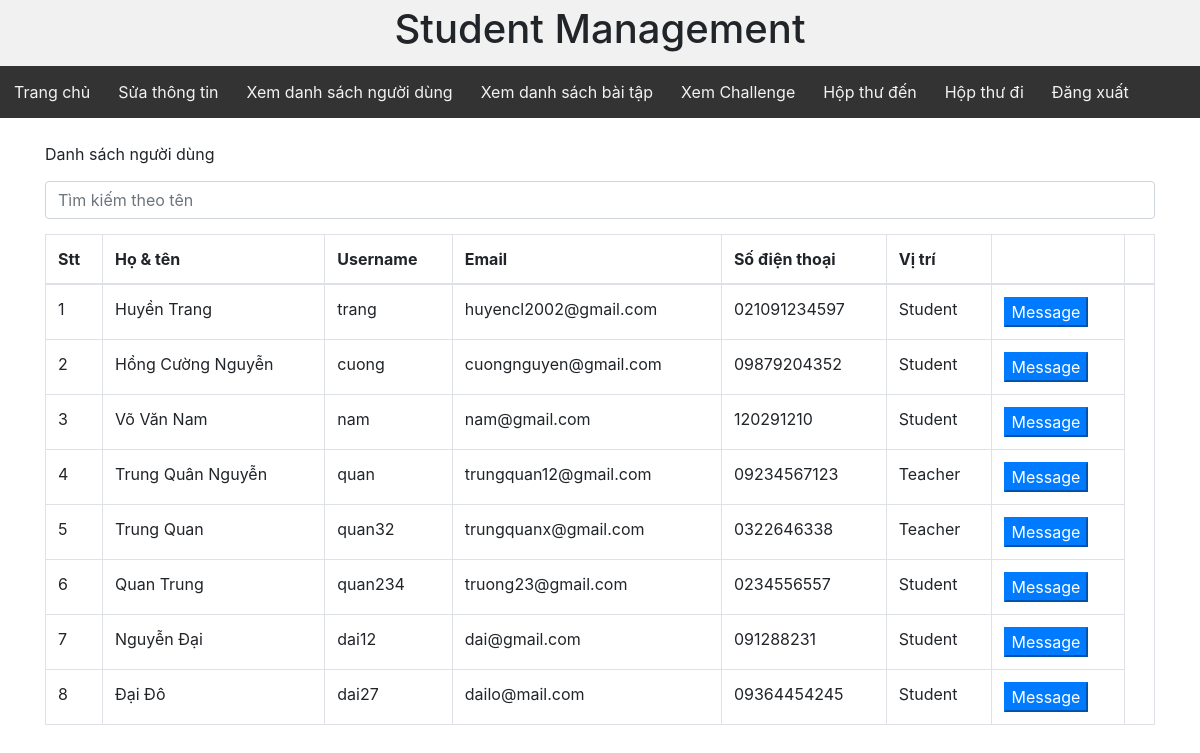
The app's page /viewAllUsers.php?position=Student with its own data.
### tables this page shows
CREATE TABLE `users` (
  `id` int(11) NOT NULL,
  `username` varchar(255) NOT NULL,
  `password` varchar(255) NOT NULL,
  `name` varchar(255) NOT NULL,
  `position` varchar(255) NOT NULL,
  `email` varchar(255) NOT NULL,
  `phone` varchar(15) NOT NULL
);

### dbhelp.php (called while the page is built, shortened)
<?php
function executeResult($sql)
{
    $conn = mysqli_connect('localhost', 'root', '', 'db_studentmanagement');
    $resultset = mysqli_query($conn, $sql);
    $list = [];
    while ($row = mysqli_fetch_array($resultset, 1)) {
        $list[] = $row;
    }
    return $list;
}

### viewAllUsers.php (the view, shortened to what this page needs)
<?php
require('dbhelp.php');
if($_GET['position']=="Student"){
    require('studentHeaderLayout.php');
}
else{
    require('teacherHeaderLayout.php');
}
?>
<!DOCTYPE html>
<html lang="vi">
<head>
    <link rel="stylesheet" href="https://maxcdn.bootstrapcdn.com/bootstrap/4.4.1/css/bootstrap.min.css">
</head>
<body>
<div class="container">
    <div class="panel panel-primary">
        <div class="panel-heading"><br>
            Danh sách người dùng
            <form method="post">
                <input type="text" name="s" class="form-control" style="margin-top: 15px; margin-bottom: 15px;"
                       placeholder="Tìm kiếm theo tên">
            </form>
        </div>
        <div class="panel-body">
            <table class="table table-bordered">
                <thead>
                <tr>
                    <th>Stt</th>
                    <th>Họ & tên</th>
                    <th>Username</th>
                    <th>Email</th>
                    <th>Số điện thoại</th>
                    <th>Vị trí</th>
                    <th></th>
                    <th></th>
                </tr>
                </thead>
                <tbody>
                <?php
                if (isset($_POST['s']) && $_POST['s'] != '') {
                    $sql = 'select * from users where name like "%' . $_POST['s'] . '%" ';
                } else {
                    $sql = 'select * from users';
                }
                $userList = executeResult($sql);
                $index = 1;
                foreach ($userList as $usr) {
                    echo '<tr>
                    <td>' . ($index++) . '</td>
                    <td>' . $usr['name'] . '</td>
                    <td>' . $usr['username'] . '</td>
                    <td>' . $usr['email'] . '</td>
                    <td>' . $usr['phone'] . '</td>
                    <td>' . $usr['position'] . '</td>';
                    echo '<td><button class="button btn-primary" onclick=\'window.open("sendMessage.php?id=' . $usr['id'] . '&usr=' . $usr['username'] . '&position=' . $_SESSION['position'] . '","_self")\'>Message</button></td>';
                    echo '</tr>';
                }
                ?>
                </tbody>
            </table>
        </div>
    </div>
</div>
</body>
</html>

### studentHeaderLayout.php (style rules this page uses)
* { box-sizing: border-box; }
body { margin: 0; }

### records on screen
users: name "Huyền Trang", username "trang", email "huyencl2002@gmail.com", phone "021091234597", position "Student"
users: name "Hồng Cường Nguyễn", username "cuong", email "cuongnguyen@gmail.com", phone "09879204352", position "Student"
users: name "Võ Văn Nam", username "nam", email "nam@gmail.com", phone "120291210", position "Student"
users: name "Trung Quân Nguyễn", username "quan", email "trungquan12@gmail.com", phone "09234567123", position "Teacher"
users: name "Trung Quan", username "quan32", email "trungquanx@gmail.com", phone "0322646338", position "Teacher"
users: name "Quan Trung", username "quan234", email "truong23@gmail.com", phone "0234556557", position "Student"
users: name "Nguyễn Đại", username "dai12", email "dai@gmail.com", phone "091288231", position "Student"
users: name "Đại Đô", username "dai27", email "dailo@mail.com", phone "09364454245", position "Student"
